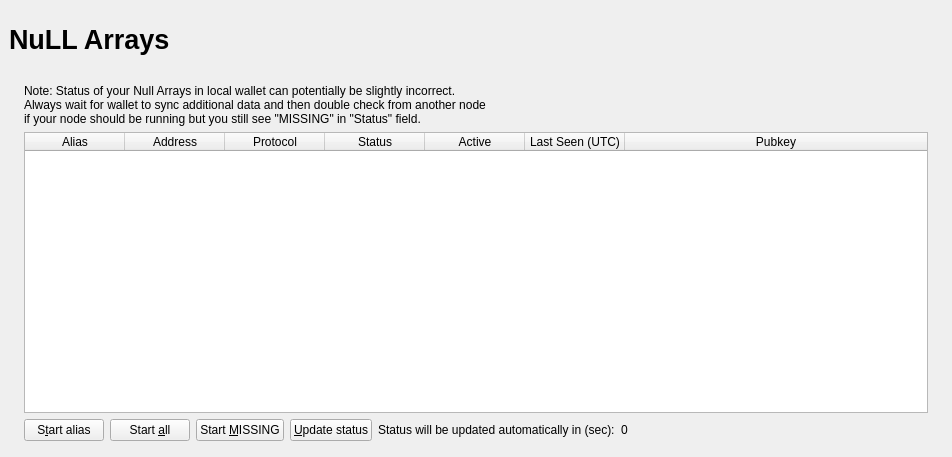
<?xml version="1.0" encoding="UTF-8"?>
<ui version="4.0">
 <class>MasternodeList</class>
 <widget class="QWidget" name="MasternodeList">
  <property name="geometry">
   <rect>
    <x>0</x>
    <y>0</y>
    <width>723</width>
    <height>457</height>
   </rect>
  </property>
  <property name="windowTitle">
   <string>Form</string>
  </property>
  <layout class="QVBoxLayout" name="topLayout" stretch="0">
   <property name="leftMargin">
    <number>9</number>
   </property>
   <property name="topMargin">
    <number>9</number>
   </property>
   <property name="rightMargin">
    <number>9</number>
   </property>
   <property name="bottomMargin">
    <number>9</number>
   </property>
   <item>
    <layout class="QVBoxLayout" name="verticalLayout_Master" stretch="0,1">
     <property name="spacing">
      <number>0</number>
     </property>
     <item>
      <widget class="QFrame" name="frame_Header">
       <layout class="QVBoxLayout" name="verticalLayout_4">
        <property name="leftMargin">
         <number>0</number>
        </property>
        <property name="topMargin">
         <number>0</number>
        </property>
        <property name="rightMargin">
         <number>0</number>
        </property>
        <property name="bottomMargin">
         <number>0</number>
        </property>
        <item>
         <layout class="QHBoxLayout" name="horizontalLayout_Header" stretch="1,0,1">
          <item>
           <widget class="QLabel" name="labelOverviewHeaderLeft">
            <property name="minimumSize">
             <size>
              <width>464</width>
              <height>60</height>
             </size>
            </property>
            <property name="maximumSize">
             <size>
              <width>16777215</width>
              <height>60</height>
             </size>
            </property>
            <property name="font">
             <font>
              <pointsize>20</pointsize>
              <weight>75</weight>
              <bold>true</bold>
             </font>
            </property>
            <property name="text">
             <string>NuLL Arrays</string>
            </property>
           </widget>
          </item>
          <item>
           <spacer name="horizontalSpacer">
            <property name="orientation">
             <enum>Qt::Horizontal</enum>
            </property>
            <property name="sizeHint" stdset="0">
             <size>
              <width>40</width>
              <height>20</height>
             </size>
            </property>
           </spacer>
          </item>
          <item>
           <widget class="QLabel" name="labelOverviewHeaderRight">
            <property name="minimumSize">
             <size>
              <width>464</width>
              <height>60</height>
             </size>
            </property>
            <property name="maximumSize">
             <size>
              <width>16777215</width>
              <height>60</height>
             </size>
            </property>
            <property name="font">
             <font>
              <pointsize>14</pointsize>
             </font>
            </property>
            <property name="text">
             <string/>
            </property>
            <property name="alignment">
             <set>Qt::AlignRight|Qt::AlignTrailing|Qt::AlignVCenter</set>
            </property>
           </widget>
          </item>
         </layout>
        </item>
       </layout>
      </widget>
     </item>
     <item>
      <widget class="QFrame" name="frame_BG">
       <layout class="QVBoxLayout" name="verticalLayout_3">
        <property name="leftMargin">
         <number>6</number>
        </property>
        <property name="topMargin">
         <number>6</number>
        </property>
        <property name="rightMargin">
         <number>6</number>
        </property>
        <property name="bottomMargin">
         <number>6</number>
        </property>
        <item>
         <widget class="QFrame" name="frame_Content">
          <layout class="QVBoxLayout" name="verticalLayout">
           <property name="spacing">
            <number>0</number>
           </property>
           <property name="leftMargin">
            <number>0</number>
           </property>
           <property name="topMargin">
            <number>0</number>
           </property>
           <property name="rightMargin">
            <number>0</number>
           </property>
           <property name="bottomMargin">
            <number>0</number>
           </property>
           <item>
            <layout class="QGridLayout" name="gridLayout_2">
             <property name="spacing">
              <number>2</number>
             </property>
             <item row="0" column="0">
              <widget class="QFrame" name="frameList">
               <layout class="QVBoxLayout" name="verticalLayout_2">
                <property name="bottomMargin">
                 <number>1</number>
                </property>
                <item>
                 <layout class="QHBoxLayout" name="horizontalLayout_note">
                  <property name="bottomMargin">
                   <number>0</number>
                  </property>
                  <item>
                   <widget class="QLabel" name="updateNote">
                    <property name="text">
                     <string>Note: Status of your Null Arrays in local wallet can potentially be slightly incorrect.&lt;br /&gt;Always wait for wallet to sync additional data and then double check from another node&lt;br /&gt;if your node should be running but you still see &quot;MISSING&quot; in &quot;Status&quot; field.</string>
                    </property>
                   </widget>
                  </item>
                 </layout>
                </item>
                <item>
                 <widget class="QTableWidget" name="tableWidgetMyMasternodes">
                  <property name="minimumSize">
                   <size>
                    <width>695</width>
                    <height>0</height>
                   </size>
                  </property>
                  <property name="palette">
                   <palette>
                    <active>
                     <colorrole role="Text">
                      <brush brushstyle="SolidPattern">
                       <color alpha="255">
                        <red>51</red>
                        <green>51</green>
                        <blue>51</blue>
                       </color>
                      </brush>
                     </colorrole>
                    </active>
                    <inactive>
                     <colorrole role="Text">
                      <brush brushstyle="SolidPattern">
                       <color alpha="255">
                        <red>51</red>
                        <green>51</green>
                        <blue>51</blue>
                       </color>
                      </brush>
                     </colorrole>
                    </inactive>
                    <disabled>
                     <colorrole role="Text">
                      <brush brushstyle="SolidPattern">
                       <color alpha="255">
                        <red>85</red>
                        <green>85</green>
                        <blue>85</blue>
                       </color>
                      </brush>
                     </colorrole>
                    </disabled>
                   </palette>
                  </property>
                  <property name="editTriggers">
                   <set>QAbstractItemView::NoEditTriggers</set>
                  </property>
                  <property name="alternatingRowColors">
                   <bool>true</bool>
                  </property>
                  <property name="selectionMode">
                   <enum>QAbstractItemView::SingleSelection</enum>
                  </property>
                  <property name="selectionBehavior">
                   <enum>QAbstractItemView::SelectRows</enum>
                  </property>
                  <property name="sortingEnabled">
                   <bool>true</bool>
                  </property>
                  <attribute name="horizontalHeaderStretchLastSection">
                   <bool>true</bool>
                  </attribute>
                  <column>
                   <property name="text">
                    <string>Alias</string>
                   </property>
                  </column>
                  <column>
                   <property name="text">
                    <string>Address</string>
                   </property>
                  </column>
                  <column>
                   <property name="text">
                    <string>Protocol</string>
                   </property>
                  </column>
                  <column>
                   <property name="text">
                    <string>Status</string>
                   </property>
                  </column>
                  <column>
                   <property name="text">
                    <string>Active</string>
                   </property>
                  </column>
                  <column>
                   <property name="text">
                    <string>Last Seen (UTC)</string>
                   </property>
                  </column>
                  <column>
                   <property name="text">
                    <string>Pubkey</string>
                   </property>
                  </column>
                 </widget>
                </item>
                <item>
                 <layout class="QHBoxLayout" name="horizontalLayout_5">
                  <property name="bottomMargin">
                   <number>0</number>
                  </property>
                  <item>
                   <widget class="QPushButton" name="startButton">
                    <property name="text">
                     <string>S&amp;tart alias</string>
                    </property>
                   </widget>
                  </item>
                  <item>
                   <widget class="QPushButton" name="startAllButton">
                    <property name="text">
                     <string>Start &amp;all</string>
                    </property>
                   </widget>
                  </item>
                  <item>
                   <widget class="QPushButton" name="startMissingButton">
                    <property name="text">
                     <string>Start &amp;MISSING</string>
                    </property>
                   </widget>
                  </item>
                  <item>
                   <widget class="QPushButton" name="UpdateButton">
                    <property name="text">
                     <string>&amp;Update status</string>
                    </property>
                   </widget>
                  </item>
                  <item>
                   <widget class="QLabel" name="autoupdate_label">
                    <property name="text">
                     <string>Status will be updated automatically in (sec):</string>
                    </property>
                   </widget>
                  </item>
                  <item>
                   <widget class="QLabel" name="secondsLabel">
                    <property name="text">
                     <string>0</string>
                    </property>
                   </widget>
                  </item>
                  <item>
                   <spacer name="horizontalSpacer_5">
                    <property name="orientation">
                     <enum>Qt::Horizontal</enum>
                    </property>
                    <property name="sizeHint" stdset="0">
                     <size>
                      <width>40</width>
                      <height>20</height>
                     </size>
                    </property>
                   </spacer>
                  </item>
                 </layout>
                </item>
               </layout>
              </widget>
             </item>
            </layout>
           </item>
          </layout>
         </widget>
        </item>
       </layout>
      </widget>
     </item>
    </layout>
   </item>
  </layout>
 </widget>
 <resources/>
 <connections/>
</ui>
